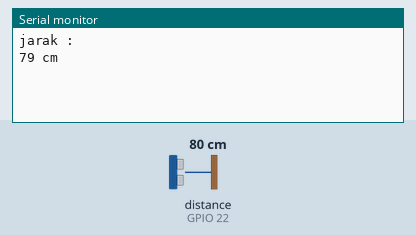
Recording of a sketch running on a simulated ESP32. Parts: the last lines printed to the serial monitor. Wiring (inferred from the names in the program): ultrasonic range finder: trigger GPIO 23; echo GPIO 22. The inputs (shaded band) are chosen by the test bench; at power-on: distance to the obstacle (sensor on GPIO 22) 80 cm. The echo pulse lasts 58.3 µs per cm; WiFi joins after 1.5 s; servers stay silent unless stated.

Above: at 3.0 s.
3.1 s: distance to the obstacle (sensor on GPIO 22) set to 2 cm
At 4.5 s:
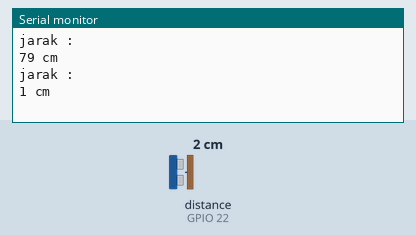
4.6 s: distance to the obstacle (sensor on GPIO 22) set to 4 cm
At 6.3 s:
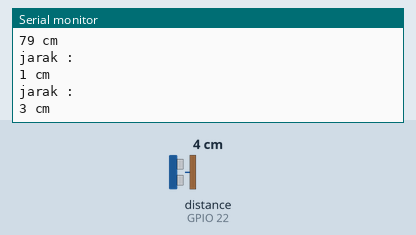
Timing chart, 0 to 7.8 s (numbered marks = the images above; inputs shaded):
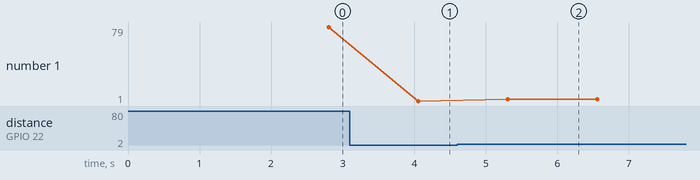

Measured:
- after the input at 3.1 s, the serial monitor: prints a new line after 0.96 s (image 1)
- after the input at 4.6 s, the serial monitor: prints a new line after 0.71 s (image 2)
- plotted number 1: 79 → 1 after the input at 3.1 s, 1 → 3 after the input at 4.6 s

The sketch:

modul5.ino
```cpp
#define BLYNK_TEMPLATE_ID "TMPLOUqzX6sc" //ID Template
#define BLYNK_AUTH_TOKEN "tkP9vOGi3nM6YSwUcKXL36BKFTicOfYz" // Token dari Blynk
#include <WiFi.h>
#include <WiFiClient.h>
#include <BlynkSimpleEsp32.h>  // Token dari Blynk

#define triggerPin  23 // set Trigger ke pin 26/IO26
#define echoPin     22 // set Echo ke pin 25/IO25

char auth[] = BLYNK_AUTH_TOKEN;


char ssid[] = "Wokwi-GUEST";   // Nama Hotspot / WiFi
char pass[] = ""; // Password WiFi


long duration;
int jarak;

BlynkTimer timer;


void myTimerEvent()
{
  Blynk.virtualWrite(V0, millis() / 1000);
}


void setup()
{
  // Debug console
  pinMode(triggerPin, OUTPUT);  // Set triggerPin sbg Output
  pinMode(echoPin, INPUT);   // Set echoPin sbg Input
  Serial.begin(115200);
  Blynk.begin(auth, ssid, pass);


  timer.setInterval(1000L, sendSensor);
}

void loop()
{
  Blynk.run();
  timer.run();
}
void sendSensor()
{
  digitalWrite(triggerPin, LOW);   //Set triggerPin low
  delayMicroseconds(2);       // delay 2 micro second

  digitalWrite(triggerPin, HIGH);  // Set triggerPin high
  delayMicroseconds(10);      // triggerPin high selama 10 micro seconds
  digitalWrite(triggerPin, LOW);   // triggerPinPin low

  duration = pulseIn(echoPin, HIGH);   //Pembacaan Echo pin dan durasi
  jarak = duration * 0.034 / 2;   ///Menghitung jarak yg sebenarnya

  Serial.println("jarak :"); //Output jarak pada serial monitor
  Serial.print(jarak);
  Serial.println(" cm");
  delay(250);

  Blynk.virtualWrite(V0, jarak);
  delay(1000);
}
```
